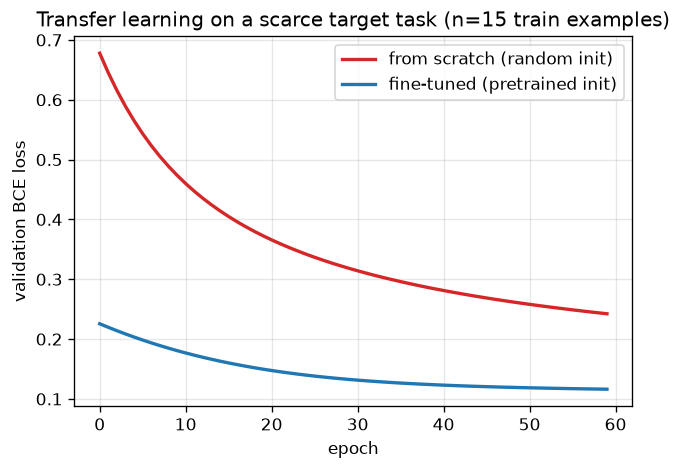

Recreate this plot in Python.
"""
Day 69 -- Transfer learning & fine-tuning.

Simulates logistic regression on a small TARGET task, starting from two
different initializations:
  - "scratch"     : random init, trained only on the small target set
  - "fine-tuned"  : init at weights learned on a large, related SOURCE task,
                    then fine-tuned on the same small target set

Shows the classic transfer-learning effect: a good pretrained starting point
converges faster and generalizes better when target data is scarce.
"""
import numpy as np
import matplotlib.pyplot as plt

np.random.seed(42)


def sigmoid(z):
    return 1.0 / (1.0 + np.exp(-z))


def make_task(w_true, b_true, n, noise=0.3):
    X = np.random.randn(n, 2)
    logits = X @ w_true + b_true + noise * np.random.randn(n)
    y = (sigmoid(logits) > 0.5).astype(float)
    return X, y


def bce_loss(w, b, X, y):
    p = np.clip(sigmoid(X @ w + b), 1e-7, 1 - 1e-7)
    return -np.mean(y * np.log(p) + (1 - y) * np.log(1 - p))


def grad_step(w, b, X, y, lr):
    p = sigmoid(X @ w + b)
    err = p - y
    grad_w = X.T @ err / len(y)
    grad_b = np.mean(err)
    return w - lr * grad_w, b - lr * grad_b


# ---- SOURCE task: large dataset, defines the "pretraining" boundary ----
w_source_true = np.array([2.0, -1.5])
b_source_true = 0.2
X_source, y_source = make_task(w_source_true, b_source_true, n=500)

w_pre, b_pre = np.zeros(2), 0.0
for _ in range(300):  # pretrain to convergence on the big source set
    w_pre, b_pre = grad_step(w_pre, b_pre, X_source, y_source, lr=0.5)

# ---- TARGET task: small, related-but-shifted dataset ----
w_target_true = w_source_true + np.array([0.6, 0.4])  # related, not identical
b_target_true = -0.3
X_train, y_train = make_task(w_target_true, b_target_true, n=15)  # scarce data
X_val, y_val = make_task(w_target_true, b_target_true, n=300)

EPOCHS = 60
LR = 0.3

# scratch: random init, trained only on the tiny target set
w_scratch = 0.5 * np.random.randn(2)
b_scratch = 0.0
scratch_val_losses = []

# fine-tuned: starts from the pretrained source weights
w_ft, b_ft = w_pre.copy(), b_pre
ft_val_losses = []

for epoch in range(EPOCHS):
    scratch_val_losses.append(bce_loss(w_scratch, b_scratch, X_val, y_val))
    ft_val_losses.append(bce_loss(w_ft, b_ft, X_val, y_val))
    w_scratch, b_scratch = grad_step(w_scratch, b_scratch, X_train, y_train, LR)
    w_ft, b_ft = grad_step(w_ft, b_ft, X_train, y_train, LR)

fig, ax = plt.subplots(figsize=(6, 4))
ax.plot(scratch_val_losses, color="tab:red", linewidth=2, label="from scratch (random init)")
ax.plot(ft_val_losses, color="tab:blue", linewidth=2, label="fine-tuned (pretrained init)")
ax.set_xlabel("epoch")
ax.set_ylabel("validation BCE loss")
ax.set_title("Transfer learning on a scarce target task (n=15 train examples)")
ax.legend()
ax.grid(alpha=0.3)
fig.savefig("graph_DAY_69.png", dpi=120, bbox_inches="tight")
